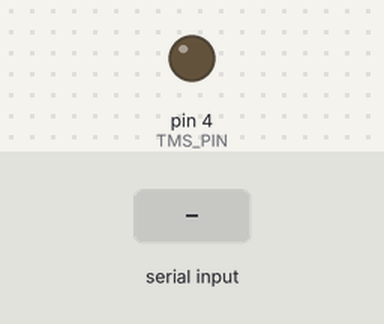
The sketch below on a simulated Arduino Uno, built with avr-gcc and run on an emulated ATmega328P. Shown: output pins drawn as LEDs (lit = HIGH). Inputs (shaded band) come from the test bench.

Above: at 1.2 s.
1.3 s: "1" received over Serial
Timing chart, 0 to 4.3 s (numbered marks = the images above; inputs shaded):
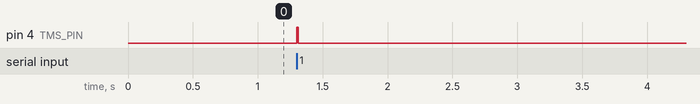

The sketch:

triggerBoxArduino.ino
```cpp
#include "Arduino.h";
const int TMS_PIN = 4;  // the Arduino pin, which connects to the IN pin of relay

void setup() {
  // put your setup code here, to run once:
  Serial.begin(115200);
  pinMode(TMS_PIN, OUTPUT);
}

void loop() {
  if (Serial.available() > 0 ) {
    digitalWrite(TMS_PIN, HIGH);
    delay(10);
    while (Serial.available() > 0) {
    Serial.read();
    }
  }
  else {
    digitalWrite(TMS_PIN, LOW);
  }
}
```

Measured:
- after the input at 1.3 s, pin 4 (TMS_PIN): LOW → HIGH at once, → LOW 0.01 s later
